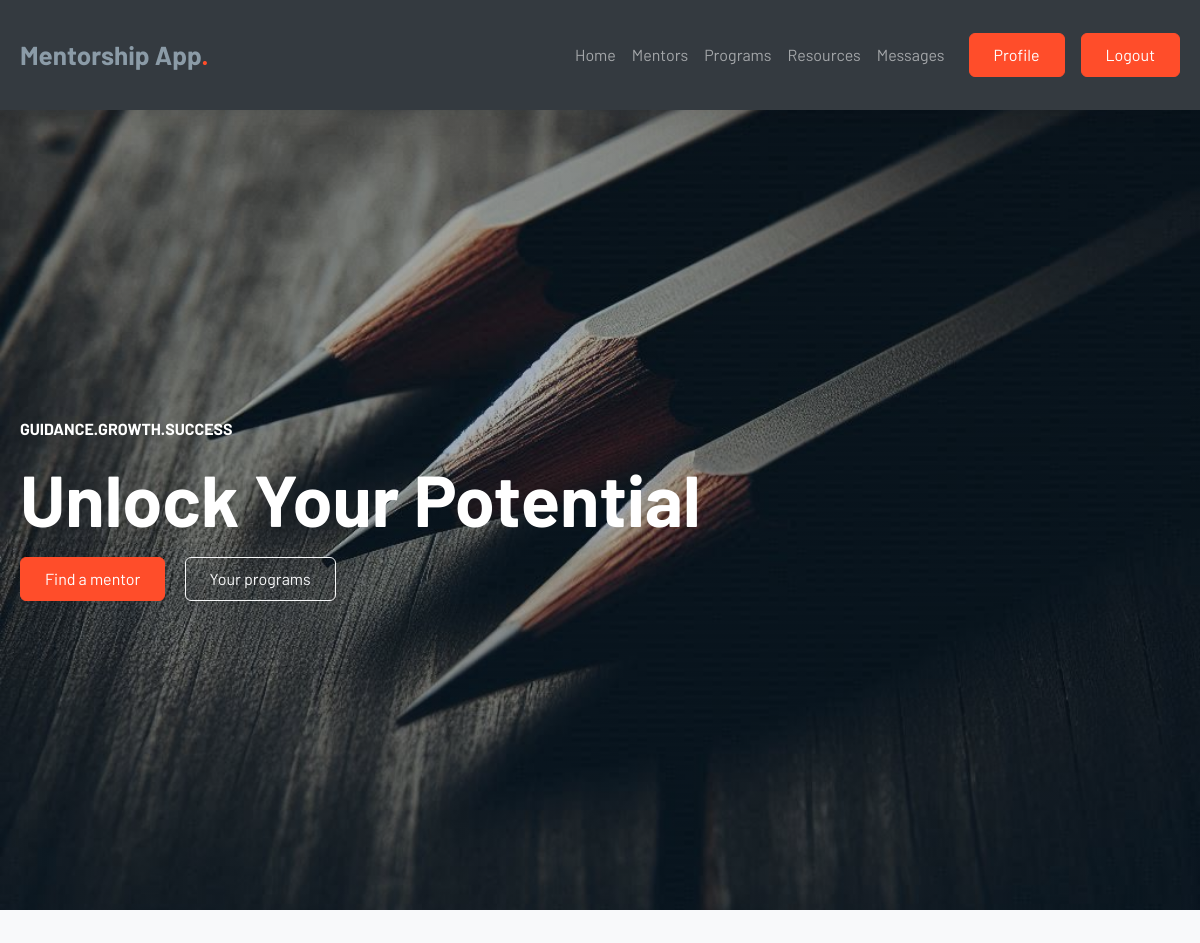
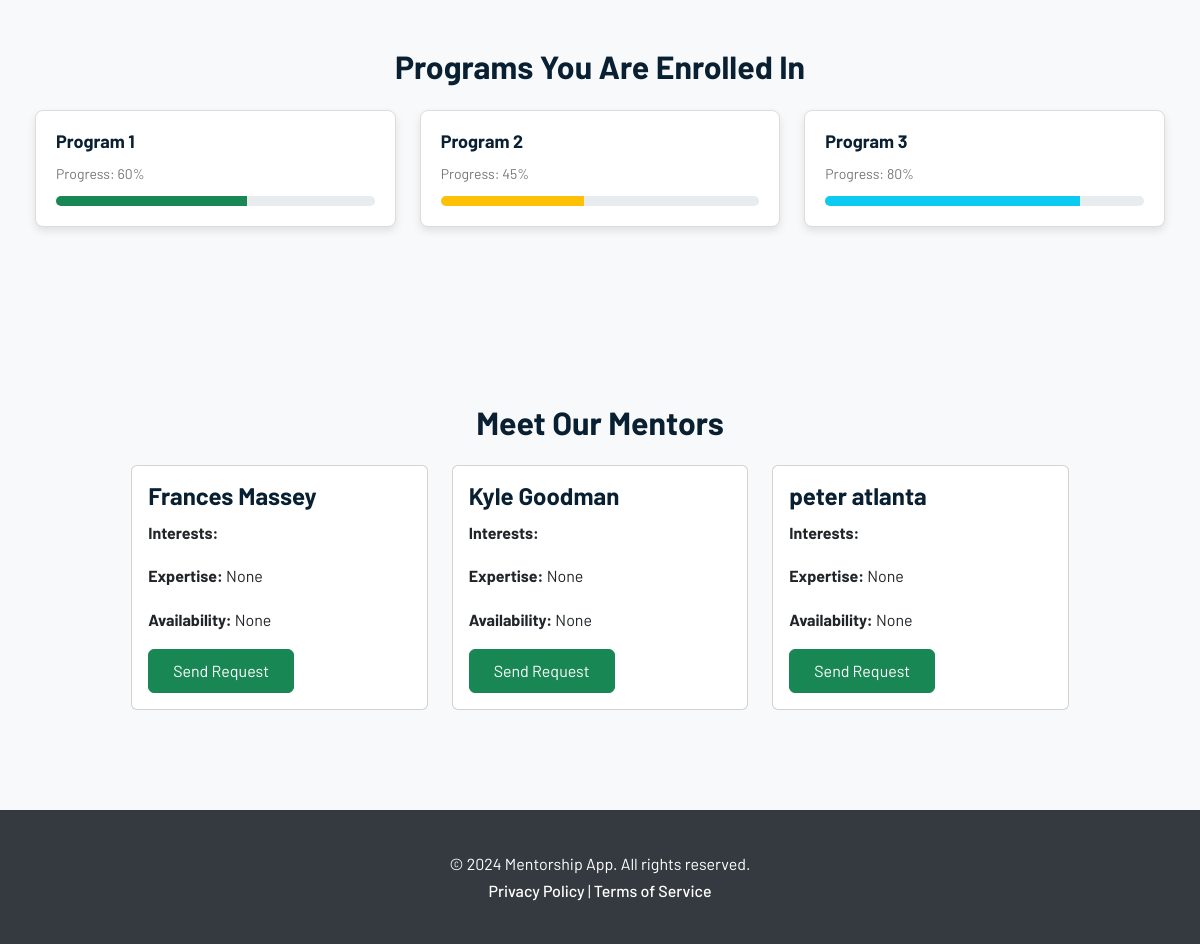
/mentees/home/, run on the app's committed database (2 pictures, top to bottom).
### admin_mentor_app/models.py (models this page shows, shortened)
class User(AbstractBaseUser, PermissionsMixin):
    first_name = models.CharField(max_length=100)
    last_name = models.CharField(max_length=100)
    email = models.EmailField(unique=True)
    gender = models.CharField(max_length=10)
    nationality = models.CharField(max_length=50)
    dob = models.DateField(null=True, blank=True)  # Allow null values
    password = models.CharField(max_length=100)
    telephone = models.CharField(max_length=15)
    bio = models.CharField(max_length=250, null=True)
    dob = models.DateField()
    address = models.CharField(max_length=255)  # Added max_length
    telephone = models.CharField(max_length=50)
    expertise = models.CharField(max_length=255, null=True, blank=True)
    availability = models.CharField(max_length=15, null=True, blank=True)
    role_choices = [
        ("1", "Admin"),
        ("2", "Mentor"),
        ("3", "Mentee"),
    ]
    role = models.CharField(max_length=1, choices=role_choices)
    profile_picture = models.ImageField(
        upload_to="profile_pictures/", blank=True, null=True
    )
    id = models.AutoField(primary_key=True)
    last_login = models.DateTimeField(default=timezone.now)  # Added field
    is_active = models.BooleanField(default=True)  # Added field
    is_staff = models.BooleanField(default=False)  # Added field
    USERNAME_FIELD = 'email'
    REQUIRED_FIELDS = ['first_name', 'last_name']  # Fields required for creating a user
    objects = CustomUserManager()
    USERNAME_FIELD = "email"
    REQUIRED_FIELDS = ["first_name", "last_name"]

### mentees_app/views.py (the view)
# urls.py: path('home/', views.mentee_home, name='mentee_home'),
def mentee_home(request):
    new_message_count = 2  # Replace with actual count from the database
    role_mentor = '2'  # Assuming '2' represents the mentor role
    all_mentors = User.objects.filter(role=role_mentor)
    context = {
        'new_message_count': new_message_count,
        'mentors': all_mentors,
    }
    return render(request, 'mentees_app/home/mentee_home.html', context)

### admin_mentor_app/context_processors.py (called while the page is built)
def global_data(request):
    users = User.objects.all()
    mentorship_matches = MentorshipMatch.objects.all()
    messages = Message.objects.all()
    notifications = Notification.objects.all()
    schedules = Schedule.objects.all()
    progress = Progress.objects.all()
    goals = Goals.objects.all()
    evaluations = Evaluation.objects.all()
    unread_notifications = Notification.objects.count()
    notifications = Notification.objects.all()
    return {
        'global_users': users,
        'global_mentorship_matches': mentorship_matches,
        'global_messages': messages,
        'global_notifications': notifications,
        'global_schedules': schedules,
        'global_progress': progress,
        'global_goals': goals,
        'global_evaluations': evaluations,
        'unread_notifications' : unread_notifications,
        'notifications':notifications
    }

### mentees_app/templates/mentees_app/home/mentee_home.html (shortened to what this page needs)
<!DOCTYPE html>
<html lang="en">
<head>
    {% load static %}
    <link href="{% static 'mentees_app/bootstrap/css/bootstrap.min.css' %}" rel="stylesheet">
    <link href="{% static 'mentees_app/css/styles.css' %}" rel="stylesheet">
</head>
<body>
    <nav class="navbar navbar-expand-lg navbar-dark navbar-custom">
        <div class="container">
            <a class="navbar-brand" href="#">Mentorship App<span>.</span></a>
            <div class="collapse navbar-collapse" id="navbarNav">
                <ul class="navbar-nav ms-auto">
                    <li class="nav-item">
                        <a class="nav-link" href="{% url 'mentees_app:mentee_home' %}">Home</a>
                    </li>
                    <li class="nav-item">
                        <a class="nav-link" href="{% url 'mentees_app:find_mentor' %}">Mentors</a>
                    </li>
                    <li class="nav-item">
                        <a class="nav-link" href="{% url 'mentees_app:programs' %}">Programs</a>
                    </li>
                    <li class="nav-item">
                        <a class="nav-link" href="{% url 'mentees_app:resources' %}">Resources</a>
                    </li>
                    <li class="nav-item">
                        <a class="nav-link" href="{% url 'mentees_app:messages' %}">Messages</a>
                    </li>
                    <li>
                        <a href="{% url 'mentees_app:profile' %}" class="btn btn-brand ms-lg-3">Profile</a>
                    </li>
                    <li class="nav-item">
                        <form method="post" action="{% url 'mentees_app:logout' %}">
                            <button type="submit" class="btn btn-brand ms-lg-3" style="cursor: pointer;">Logout</button>
                        </form>
                    </li>
                </ul>
            </div>
        </div>
    </nav>
    <div class="slider-wrapper">
        <div class="slide1 min-vh-100 bg-cover d-flex align-items-center">
            <div class="container">
                <div class="row">
                    <div class="col-12">
                        <h6 class="text-uppercase text-white">Guidance.Growth.Success</h6>
                        <h1 class="display-2 my-3 text-white">Unlock Your Potential</h1>
                        <a href="{% url 'mentees_app:find_mentor' %}" class="btn btn-brand">Find a mentor</a>
                        <a href="{% url 'mentees_app:programs' %}" class="btn btn-outline-light ms-md-3">Your programs</a>
                    </div>
                </div>
            </div>
        </div>
    </div>
<div class="page-section bg-light">
    <div class="container">
        <h2 class="text-center">Programs You Are Enrolled In</h2>
        <div class="row">
            <div class="col-md-6 col-lg-4 py-3">
                <div class="card-program">
                    <h4>Program 1</h4>
                    <p class="text-sm text-grey">Progress: 60%</p>
                    <div class="progress">
                        <div class="progress-bar bg-success" role="progressbar" style="width: 60%;" aria-valuenow="60" aria-valuemin="0" aria-valuemax="100"></div>
                    </div>
                </div>
            </div>
            <div class="col-md-6 col-lg-4 py-3">
                <div class="card-program">
                    <h4>Program 2</h4>
                    <p class="text-sm text-grey">Progress: 45%</p>
                    <div class="progress">
                        <div class="progress-bar bg-warning" role="progressbar" style="width: 45%;" aria-valuenow="45" aria-valuemin="0" aria-valuemax="100"></div>
                    </div>
                </div>
            </div>
            <div class="col-md-6 col-lg-4 py-3">
                <div class="card-program">
                    <h4>Program 3</h4>
                    <p class="text-sm text-grey">Progress: 80%</p>
                    <div class="progress">
                        <div class="progress-bar bg-info" role="progressbar" style="width: 80%;" aria-valuenow="80" aria-valuemin="0" aria-valuemax="100"></div>
                    </div>
                </div>
            </div>
        </div>
    </div>
</div>
<div class="page-section bg-light">
    <div class="container">
        <div class="row justify-content-center">
            <div class="col-lg-10">
                <h2 class="text-center">Meet Our Mentors</h2>
                <div class="row">
                    {% for mentor in mentors %}
                    <div class="col-md-4 mt-3">
                        <div class="card">
                            <div class="card-body">
                                <h5 class="card-title">{{ mentor.first_name }} {{ mentor.last_name }}</h5>
                                <p class="card-text"><strong>Interests:</strong> {{ mentor.interests }}</p>
                                <p class="card-text"><strong>Expertise:</strong> {{ mentor.expertise }}</p>
                                <p class="card-text"><strong>Availability:</strong> {{ mentor.availability }}</p>
                                <button type="button" class="btn btn-success" data-bs-toggle="modal" data-bs-target="#requestModal" data-mentor-id="{{ mentor.id }}">
                                    Send Request
                                </button>
                            </div>
                        </div>
                    </div>
                    {% empty %}
                    <p>No mentors available at the moment.</p>
                    {% endfor %}
                </div>
            </div>
        </div>
    </div>
</div>
<footer class="footer">
    <div class="container text-center">
        <p>&copy; 2024 Mentorship App. All rights reserved.</p>
        <p>
            <a href="#">Privacy Policy</a> | <a href="#">Terms of Service</a>
        </p>
    </div>
</footer>
</body>
</html>

### static/mentees_app/css/styles.css (style rules this page uses)
body { font-family: "Barlow", "san-serif"; line-height: 1.7; color: #516171; }
h1,h2,h3,h4,h5,h6 { color: #092032 !important; font-weight: 700 !important; }
a { color: #092032; text-decoration: none; transition: all 0.4s ease; font-weight: 500; }
.bg-cover { background-position: center !important; background-size: cover !important; }
.navbar { box-shadow: 0px 6px 30px rgba(0,0,0,0.08); }
.navbar-brand { font-weight: 700; font-size: 26px; color: #8b9ba7; }
.navbar-brand span { color: #ff4d2a; }
.btn { padding: 9px 24px; font-weight: 500px; }
.btn-brand { background-color: #ff4d2a; color: #ffffff; border-color: #ff4d2a }
.navbar-custom { background-color: #343a40; }
.slide1 { background: linear-gradient(rgba(9,32,50,0.3), rgba(9,32,50,0.4)), var(--background-image-url); min-height: 100vh; display: flex; align-items: center; justify-content: center; text-align: left; }
.slide1 h6, .slide1 h1 { margin: 0; padding: 0; }
.page-section { padding: 60px 15px; }
.bg-light { background-color: #f8f9fa; }
.card-program { border: 1px solid #ddd; border-radius: 8px; overflow: hidden; background: #fff; box-shadow: 0 4px 8px rgba(0,0,0,0.1); text-align: left; max-width: 100%; margin: 0 auto; padding: 20px; }
.card-program h4 { font-size: 18px; color: #333; margin-bottom: 10px; }
.card-program p { font-size: 14px; color: #777; margin-bottom: 10px; }
.progress { height: 10px; }
.progress-bar { height: 100%; line-height: 10px; font-size: 12px; color: #fff; }
.footer { background-color: #343a40; color: #ffffff; padding: 20px 0; text-align: center; }
.footer p { margin: 0; }
.footer a { color: #ffffff; text-decoration: none; transition: color 0.3s ease; }
.card { margin-bottom: 20px; }
.card-title { font-size: 1.5rem; font-weight: bold; }
.card-text { font-size: 1rem; }
.container { max-width: 1200px; margin: 0 auto; padding: 20px; }

### data on the page
User: first_name "Frances", last_name "Massey", expertise "None", availability "None"
User: first_name "Kyle", last_name "Goodman", expertise "None", availability "None"
User: first_name "peter", last_name "atlanta", expertise "None", availability "None"
